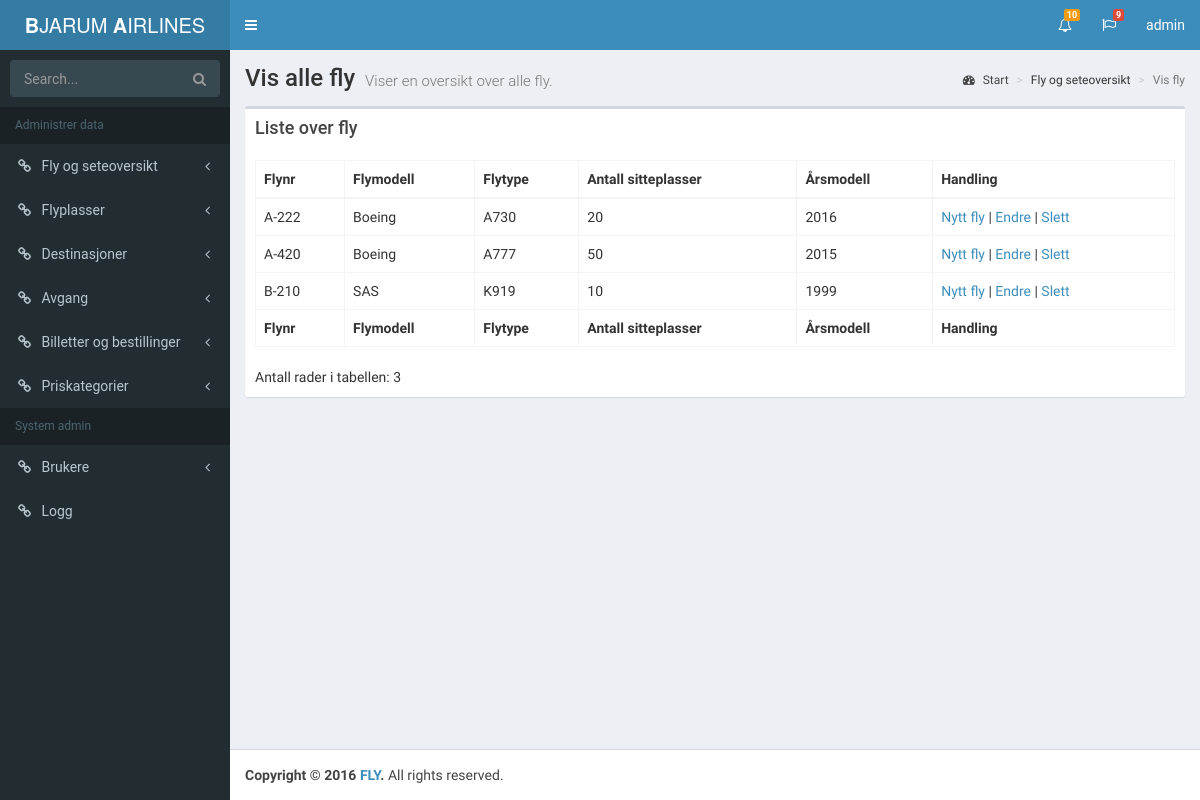
Page /vedlikehold/Plane/planes.php (signed in) on the committed database.
### tables this page shows
CREATE TABLE fly
(
    flyId INT NOT NULL AUTO_INCREMENT,
    flyNr VARCHAR(45) NOT NULL,
    flyModell VARCHAR(45) NOT NULL,
    type VARCHAR(45) NOT NULL,
    plasser INT NOT NULL,
    aarsmodell CHAR (4) NOT NULL,
    endret TIMESTAMP DEFAULT CURRENT_TIMESTAMP ON UPDATE CURRENT_TIMESTAMP,
    CONSTRAINT pk_fly PRIMARY KEY (flyId)
);

### vedlikehold/php/Plane.php (the view, shortened to what this page needs)
<?php
class Planes {
    public function ShowAllPlanes()
    {
        include (realpath(dirname(__FILE__)).'/db.php');;
        $html =  '';
        $oddOrEven = TRUE;
        $printOddOrEven = '';
        $query = $db_connection->prepare("SELECT flyId,flyNr,flyModell,type,plasser,aarsmodell,endret FROM fly");
        $query->execute();
        $query->bind_result($id, $flyNr, $modell, $type, $plasser, $flyAarsmodell,$endret);
        while ($query->fetch()) {
            if($oddOrEven){
                $oddOrEven = FALSE;
                $printOddOrEven = 'even';
            }
            else {
                $oddOrEven = TRUE;
                $printOddOrEven = 'odd';
            }
            $html .= '<tr role="row" class="'.$printOddOrEven.'">
                <td>'.$flyNr.'</td>
                <td>'.$modell.'</td>
                <td>'.$type.'
            </td><td>'.$plasser.'</td><td>'.$flyAarsmodell.'</td>
            <td><a href="./Plane/planesAdd.php">Nytt fly</a> | <a href="../vedlikehold/Plane/planesEdit.php?id='.$id.'"">Endre</a> | <a onclick="return confirm(\'Er du sikker du ønsker å slette dette flyet?\')" href="./Plane/delete.php?id='.$id.'">Slett</a> </td></tr>';
        }
        return $html;
    }
}

### vedlikehold/www/css/style.css (style rules this page uses)
body { margin: 0; }
article, aside, details, figcaption, figure, footer, header, hgroup, main, menu, nav, section, summary { display: block; }
h1,h2,h3,h4,p,ul,figcaption,p,input,textarea { font-family: 'Roboto', sans-serif; }

### rows in the picture
fly: flyNr "A-222", flyModell "Boeing", type "A730", plasser "20", aarsmodell "2016"
fly: flyNr "A-420", flyModell "Boeing", type "A777", plasser "50", aarsmodell "2015"
fly: flyNr "B-210", flyModell "SAS", type "K919", plasser "10", aarsmodell "1999"

### other values in the picture
$rader->AntallRader('fly') "Antall rader i tabellen: 3"
